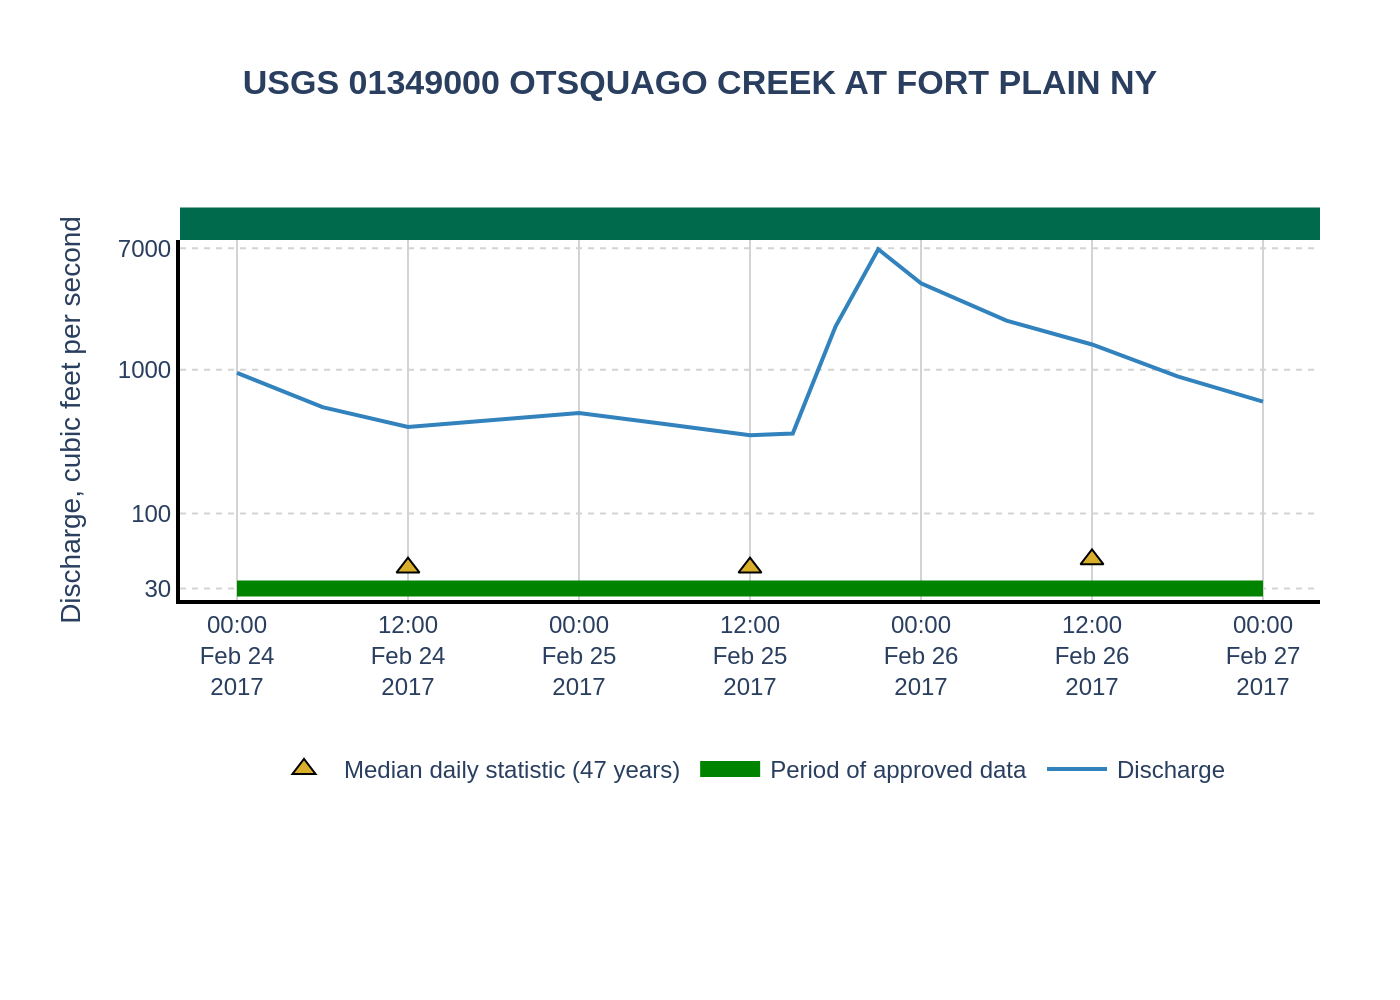

Write the Python code that produced this figure.
import sys
import json
import plotly.graph_objects as go
import math

if len(sys.argv) != 2:
    print("Usage: python script.py <path_to_json_file>")
    sys.exit(1)

json_path = sys.argv[1]

try:
    with open(json_path, 'r', encoding='utf-8') as f:
        chart_details = json.load(f)
except FileNotFoundError:
    print(f"Error: JSON file not found at {json_path}")
    sys.exit(1)
except json.JSONDecodeError:
    print(f"Error: Could not decode JSON from {json_path}")
    sys.exit(1)

chart_data = chart_details['chart_data']
texts = chart_details['texts']
colors = chart_details['colors']

fig = go.Figure()

for i, series in enumerate(chart_data):
    color = colors[i]
    trace_args = {
        'x': series['x'],
        'y': series['y'],
        'name': series['name'],
        'mode': series.get('mode', 'lines')
    }

    if 'lines' in trace_args['mode']:
        trace_args['line'] = dict(
            color=color,
            width=series.get('line_width', 1)
        )
    if 'markers' in trace_args['mode']:
        trace_args['marker'] = dict(
            color=color,
            symbol=series.get('marker_symbol', 'circle'),
            size=series.get('marker_size', 8),
            line=dict(
                width=series.get('marker_line_width', 0),
                color=series.get('marker_line_color', 'black')
            )
        )
    fig.add_trace(go.Scatter(**trace_args))

fig.update_layout(
    title=dict(
        text=texts['title'],
        y=0.93,
        x=0.5,
        xanchor='center',
        yanchor='top'
    ),
    yaxis=dict(
        title=texts['y_axis_title'],
        type='log',
        range=[math.log10(25), math.log10(8000)],
        tickvals=[30, 100, 1000, 7000],
        ticktext=['30', '100', '1000', '7000'],
        showline=True,
        linewidth=2,
        linecolor='black',
        showgrid=True,
        gridcolor='lightgray',
        griddash='dot'
    ),
    xaxis=dict(
        title_text=texts['x_axis_title'],
        range=['2017-02-23T20:00:00', '2017-02-27T04:00:00'],
        tickformat='%H:%M<br>%b %d<br>%Y',
        dtick=12 * 60 * 60 * 1000, # Ticks every 12 hours
        showline=True,
        linewidth=2,
        linecolor='black',
        showgrid=True,
        gridcolor='lightgray'
    ),
    legend=dict(
        orientation="h",
        yanchor="bottom",
        y=-0.55,
        xanchor="center",
        x=0.5
    ),
    font=dict(
        family="Arial",
        size=12
    ),
    plot_bgcolor='white',
    paper_bgcolor='white',
    margin=dict(l=90, r=40, t=120, b=200),
    shapes=[
        dict(
            type="rect",
            xref="paper",
            yref="paper",
            x0=0,
            y0=1,
            x1=1,
            y1=1.09,
            fillcolor="#006A4D",
            line=dict(width=0)
        )
    ]
)

# Derive output filename from the input JSON path
base_name = json_path.split('/')[-1].split('\\')[-1].rsplit('.', 1)[0]
output_filename = f"{base_name}.png"

fig.write_image(output_filename, scale=2)
print(f"Chart saved to {output_filename}")
